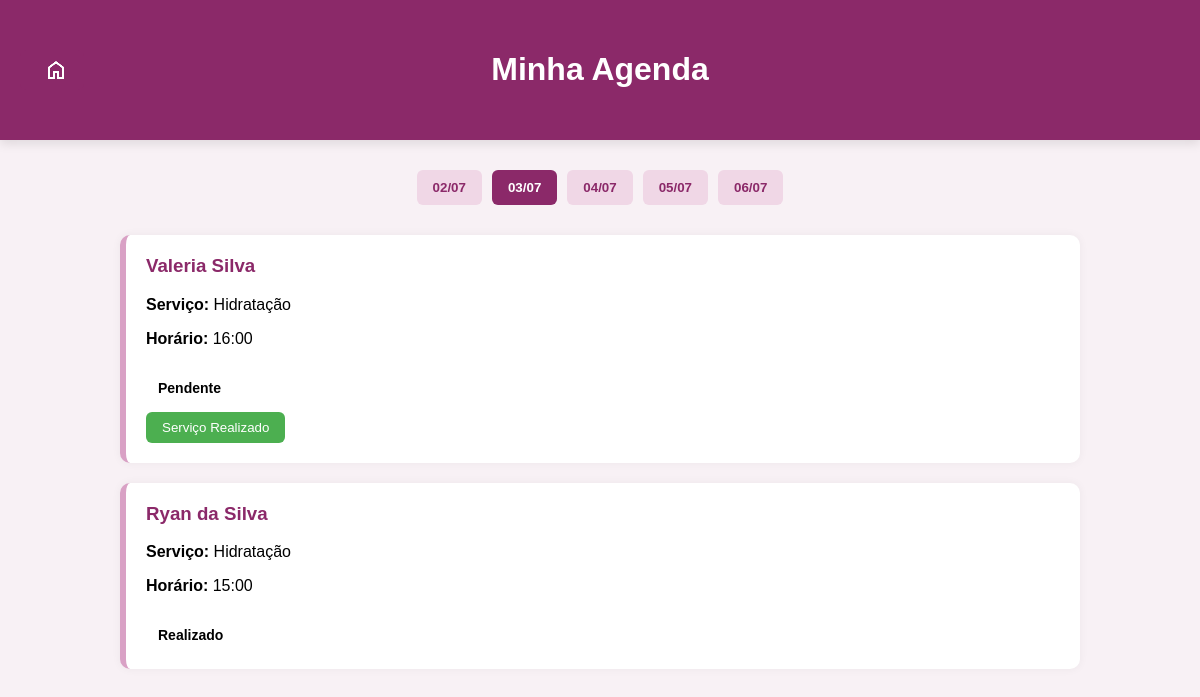
Before: /profissional/agenda?data=2025-07-03 (signed in) with the older database file.
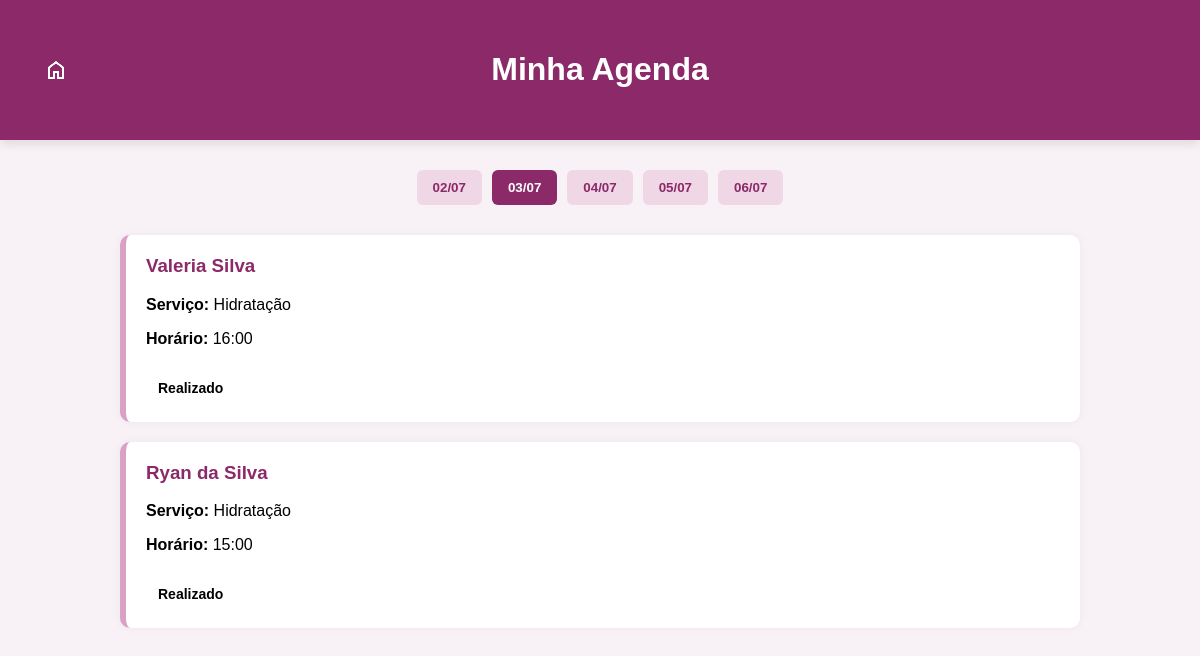
After: the same page with the newer database file.
### backend/models.py (models this page shows, shortened)
class Agendamento(db.Model):
    __tablename__ = 'agendamentos'
    idAgendamento = db.Column(db.Integer, primary_key=True)
    idCliente = db.Column(db.Integer, db.ForeignKey('clientes.idCliente'), nullable=False)
    idProfissionalServico = db.Column(db.Integer, db.ForeignKey('profissional_servicos.idProfissionalServico'), nullable=False)
    data = db.Column(db.Date, nullable=False)
    horaInicio = db.Column(db.Time, nullable=False)
    horaFim = db.Column(db.Time, nullable=False)
    status = db.Column(db.String(20), default='pendente')
    cliente = db.relationship('Cliente', back_populates='agendamentos')
    profissional_servico = db.relationship('ProfissionalServico', back_populates='agendamentos')

class Cliente(db.Model, UserMixin):
    __tablename__ = 'clientes'
    idCliente = db.Column(db.Integer, primary_key=True)
    nome = db.Column(db.String(100), nullable=False)
    email = db.Column(db.String(120), unique=True, nullable=False)
    telefone = db.Column(db.String(20), nullable=False)
    senha_hash = db.Column(db.String(256), nullable=False)
    agendamentos = db.relationship('Agendamento', back_populates='cliente', lazy=True)

class Servico(db.Model):
    __tablename__ = 'servicos'
    idServico = db.Column(db.Integer, primary_key=True)
    nome = db.Column(db.String(100), nullable=False)
    descricao = db.Column(db.Text, nullable=True)
    preco = db.Column(db.Numeric(10, 2), nullable=False)
    duracao = db.Column(db.Integer, nullable=False)
    profissional_servicos = db.relationship('ProfissionalServico', back_populates='servico', lazy=True)

### backend/views.py (the view)
@app.route('/profissional/agenda')
@login_required
def profissional_agenda():
    if not isinstance(current_user._get_current_object(), Profissional):
        abort(403)
    hoje = date.today()
    datas = [hoje + timedelta(days=i) for i in range(5)]
    data_str = request.args.get('data')
    if data_str:
        try:
            data_selecionada = datetime.strptime(data_str, '%Y-%m-%d').date()
        except ValueError:
            flash('Data inválida.', 'error')
            return redirect(url_for('profissional_agenda'))
    else:
        data_selecionada = hoje
    agendamentos = (
        Agendamento.query
        .join(ProfissionalServico)
        .filter(
            ProfissionalServico.idProfissional == current_user.idProfissional,
            Agendamento.data == data_selecionada
        )
        .all()
    )
    return render_template(
        'profissional-agenda.html',
        datas=datas,
        data_selecionada=data_selecionada,
        agendamentos=agendamentos
    )

### backend/views.py (called while the page is built)
@login_manager.user_loader
def load_user(user_id):
    if user_id.startswith('admin-'):
        admin_id = user_id.split('-')[1]
        return Administrador.query.get(admin_id)
    elif user_id.startswith('prof-'):
        prof_id = user_id.split('-')[1]
        return Profissional.query.get(prof_id)
    elif user_id.startswith('cliente-'):
        cliente_id = user_id.split('-')[1]
        return Cliente.query.get(cliente_id)
    return None

### templates/profissional-agenda.html (shortened to what this page needs)
<!DOCTYPE html>
<html lang="pt-br">
<head>
  <link rel="stylesheet" href="/static/css/style-profissional-agenda.css" />
  <link rel="stylesheet" href="/static/css/style-btnInicio.css" />
</head>
<body>
  <header>
    <h1>Minha Agenda</h1>
    <a class="btn-inicio" href="{{ url_for('profissional_inicio') }}">
             <img src="/static/img/home.png" alt="Página Inicial">
    </a>
  </header>
  <main>
    <div class="paginacao-datas">
      {% for data in datas %}
        <a href="{{ url_for('profissional_agenda') }}?data={{ data.strftime('%Y-%m-%d') }}">
          <button class="data {% if data == data_selecionada %}ativo{% endif %}">
            {{ data.strftime('%d/%m') }}
          </button>
        </a>
      {% endfor %}
    </div>
    <div class="lista-agendamentos">
  {% for agendamento in agendamentos %}
    <div class="agendamento">
      <h3>{{ agendamento.cliente.nome }}</h3>
      <p><strong>Serviço:</strong> {{ agendamento.profissional_servico.servico.nome }}</p>
      <p><strong>Horário:</strong> {{ agendamento.horaInicio.strftime('%H:%M') }}</p>
      <span class="status {{ agendamento.status|lower }}">{{ agendamento.status.capitalize() }}</span>
      {% if agendamento.status == 'pendente' %}
        <form method="POST" action="{{ url_for('confirmar_realizacao', agendamento_id=agendamento.idAgendamento) }}">
          <button type="submit" class="btn-realizado">Serviço Realizado</button>
        </form>
      {% endif %}
    </div>
  {% endfor %}
</div>
  </main>
</body>
</html>

Changed rows visible on the page:
changed Agendamento "Valeria Silva": status "Pendente" → "Realizado"; no longer shows "Serviço Realizado"
